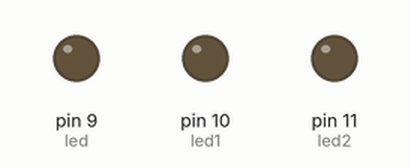
Simulated run of this sketch. Board: Arduino Uno, built with avr-gcc and run on an emulated ATmega328P. On the bench: output pins drawn as LEDs (lit = HIGH).

Above: at 0.05 s.
At 3.35 s:
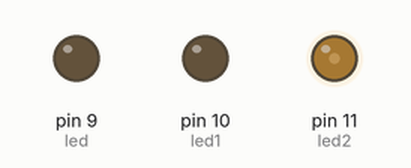
At 6.65 s:
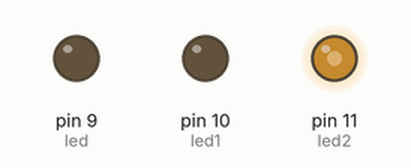
At 13.3 s:
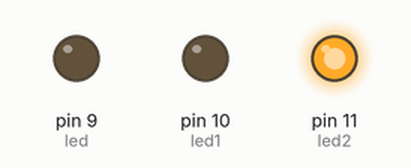
Timing chart, 0 to 17.3 s (numbered marks = the images above):
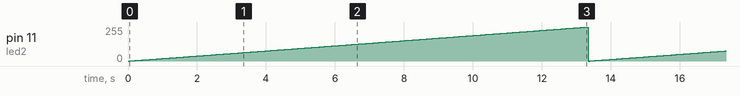

Measured:
- by itself, pin 11 (led2): ramps from 0/255 to 255/255 and jumps back, once every 13.3 s

The sketch:

RGB_COUNTER.ino
```cpp
float i;
float j;
float k;
int led=9;
int led1=10;
int led2=11;
void setup(){
pinMode(led,OUTPUT);
pinMode(led1,OUTPUT);
pinMode(led2,1);
}
void loop(){
  for(i=0;i<256;i=i+0.001){
    for(j=0;j<256;j=j+0.001){
      for(k=0;k<256;k=k+0.001){
        analogWrite(led,i);
        analogWrite(led1,j);
        analogWrite(led2,k);
        }
     }
  }
}
```
